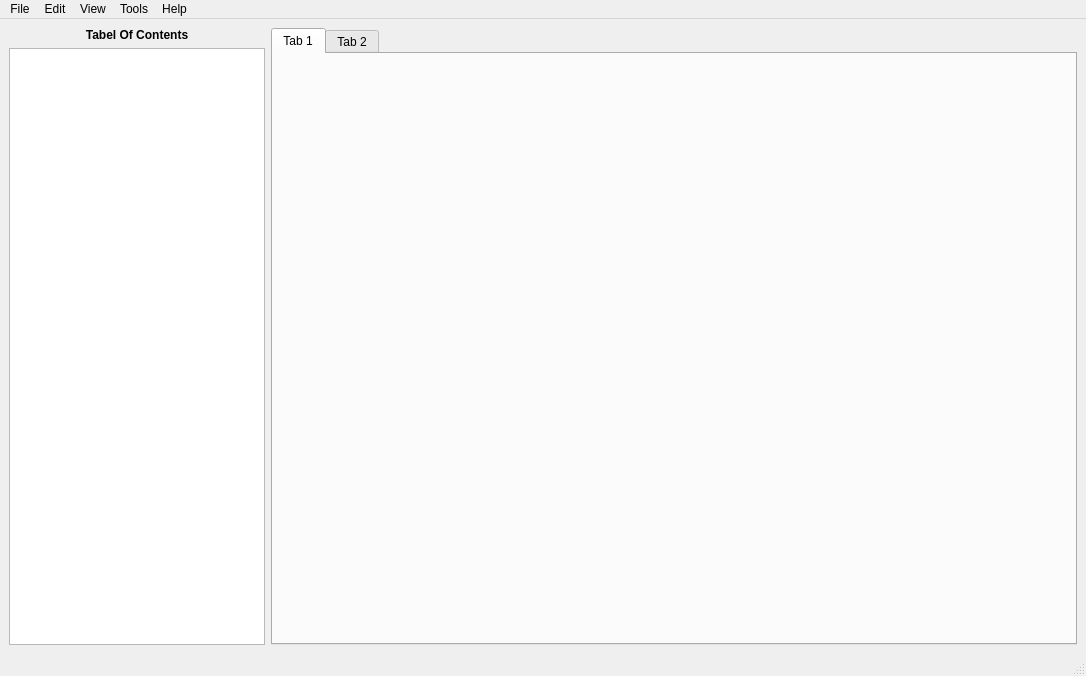
<?xml version="1.0" encoding="UTF-8"?>
<ui version="4.0">
 <class>MainWindow</class>
 <widget class="QMainWindow" name="MainWindow">
  <property name="geometry">
   <rect>
    <x>0</x>
    <y>0</y>
    <width>1086</width>
    <height>676</height>
   </rect>
  </property>
  <property name="windowTitle">
   <string>Gas</string>
  </property>
  <property name="windowIcon">
   <iconset>
    <normaloff>C:/Users/chengkaiwang/Public/Icon/Gas.png</normaloff>C:/Users/chengkaiwang/Public/Icon/Gas.png</iconset>
  </property>
  <property name="autoFillBackground">
   <bool>true</bool>
  </property>
  <widget class="QWidget" name="centralwidget">
   <layout class="QGridLayout" name="gridLayout">
    <item row="1" column="2" rowspan="2">
     <widget class="QTabWidget" name="tabWidget">
      <property name="currentIndex">
       <number>0</number>
      </property>
      <widget class="QWidget" name="tab">
       <attribute name="title">
        <string>Tab 1</string>
       </attribute>
       <widget class="QWidget" name="verticalLayoutWidget">
        <property name="geometry">
         <rect>
          <x>0</x>
          <y>0</y>
          <width>801</width>
          <height>591</height>
         </rect>
        </property>
        <layout class="QVBoxLayout" name="verticalLayout"/>
       </widget>
      </widget>
      <widget class="QWidget" name="tab_2">
       <attribute name="title">
        <string>Tab 2</string>
       </attribute>
      </widget>
     </widget>
    </item>
    <item row="1" column="0" colspan="2">
     <widget class="QLabel" name="label">
      <property name="font">
       <font>
        <bold>true</bold>
       </font>
      </property>
      <property name="autoFillBackground">
       <bool>true</bool>
      </property>
      <property name="text">
       <string>Tabel Of Contents</string>
      </property>
      <property name="scaledContents">
       <bool>true</bool>
      </property>
      <property name="alignment">
       <set>Qt::AlignBottom|Qt::AlignHCenter</set>
      </property>
     </widget>
    </item>
    <item row="2" column="0" colspan="2">
     <widget class="QTreeView" name="treeView"/>
    </item>
   </layout>
  </widget>
  <widget class="QMenuBar" name="menubar">
   <property name="geometry">
    <rect>
     <x>0</x>
     <y>0</y>
     <width>1086</width>
     <height>21</height>
    </rect>
   </property>
   <widget class="QMenu" name="menuFile">
    <property name="title">
     <string>File</string>
    </property>
    <addaction name="actionNewProject"/>
    <addaction name="actionOpen"/>
   </widget>
   <widget class="QMenu" name="menuEdit">
    <property name="title">
     <string>Edit</string>
    </property>
   </widget>
   <widget class="QMenu" name="menuView">
    <property name="title">
     <string>View</string>
    </property>
   </widget>
   <widget class="QMenu" name="menuTools">
    <property name="title">
     <string>Tools</string>
    </property>
    <addaction name="actionLineChart"/>
   </widget>
   <widget class="QMenu" name="menuHelp">
    <property name="title">
     <string>Help</string>
    </property>
   </widget>
   <addaction name="menuFile"/>
   <addaction name="menuEdit"/>
   <addaction name="menuView"/>
   <addaction name="menuTools"/>
   <addaction name="menuHelp"/>
  </widget>
  <widget class="QStatusBar" name="statusbar"/>
  <action name="actionNewProject">
   <property name="text">
    <string>NewProject</string>
   </property>
  </action>
  <action name="actionOpen">
   <property name="icon">
    <iconset>
     <normaloff>C:/Users/chengkaiwang/.designer/Public/Icon/Open-Menu.png</normaloff>C:/Users/chengkaiwang/.designer/Public/Icon/Open-Menu.png</iconset>
   </property>
   <property name="text">
    <string>open</string>
   </property>
  </action>
  <action name="actionLineChart">
   <property name="text">
    <string>Line Chart</string>
   </property>
  </action>
 </widget>
 <resources/>
 <connections/>
</ui>
